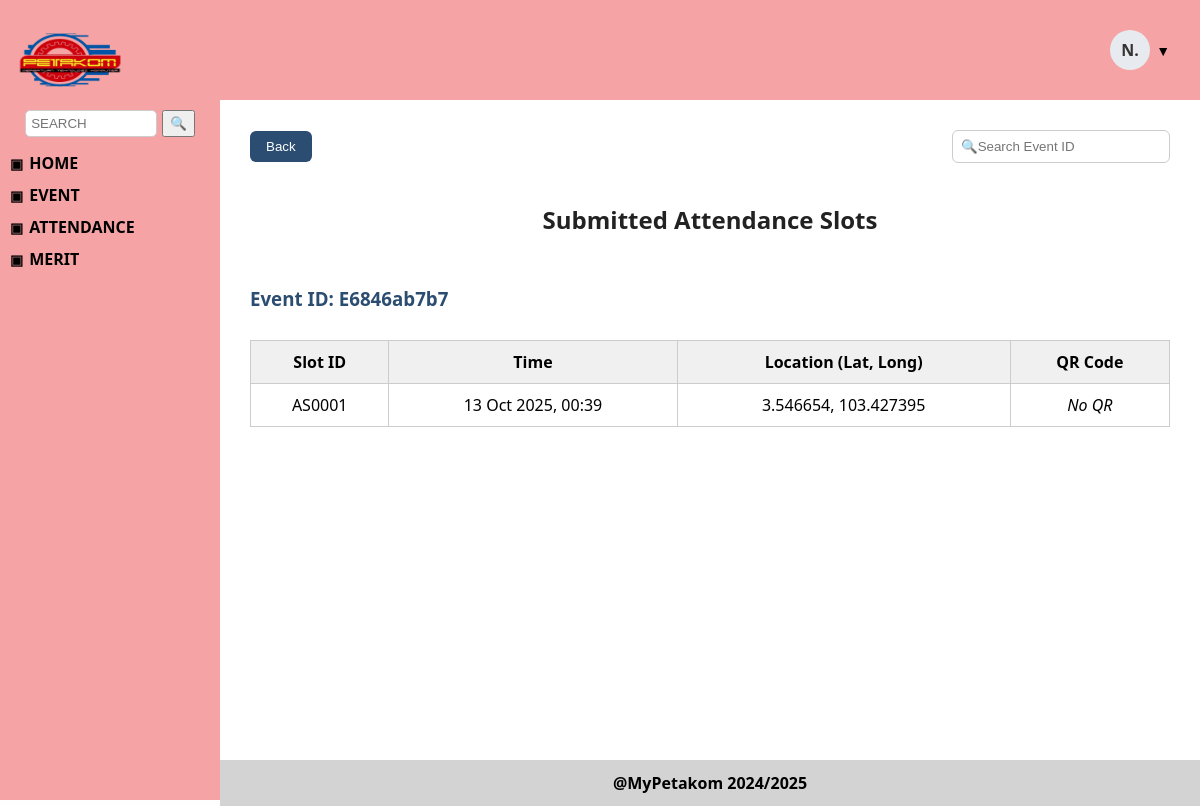
The app's page /viewSlot.php (signed in) with its own data.
### tables this page shows
CREATE TABLE `attendance_slot` (
  `attendanceslot_id` varchar(10) NOT NULL,
  `event_id` varchar(10) NOT NULL,
  `attendanceslot_qr` mediumblob NOT NULL,
  `slot_geolocation` point NOT NULL,
  `slot_time` datetime NOT NULL
);

### viewSlot.php (the view, shortened to what this page needs)
<?php
$conn = mysqli_connect("localhost", "root", "", "mypetakom");
$sql = "SELECT
            attendanceslot_id,
            event_id,
            slot_time,
            ST_X(slot_geolocation) AS latitude,
            ST_Y(slot_geolocation) AS longitude,
            attendanceslot_qr AS qr_code_file
        FROM attendance_slot
        ORDER BY event_id, slot_time";
$result = mysqli_query($conn, $sql);
?>
<!DOCTYPE html>
<html>
<head>
  <link rel="stylesheet" href="STYLE3/attendance.css" />
</head>
<body>
<div class="sidebar">
  <img src="IMAGES/LogoPetakom.png" alt="PETAKOM Logo" />
  <div class="search-box">
    <input type="text" placeholder="SEARCH" />
    <button>🔍</button>
  </div>
  <div class="menu">
    <div class="menu-title" onclick="toggleMenu('home')">HOME</div>
    <div class="menu-title" onclick="toggleMenu('event')">EVENT</div>
    <div class="menu-title" onclick="toggleMenu('attendance')">ATTENDANCE</div>
	    <div class="menu-title" onclick="toggleMenu('merit')">MERIT</div>
  </div>
</div>
<div class="topbar">
  <div class="dropdown">
    <div class="profile-wrapper">
      <div class="profile-circle">N.</div>
      <span class="dropdown-icon">▼</span>
    </div>
  </div>
</div>
<div class="attendance-slot-container">
  <div class="top-controls">
    <button class="back-btn" onclick="window.location.href='attendaceSlot.php'">Back</button>
    <input type="text" id="searchInput" placeholder="🔍Search Event ID" onkeyup="highlightEvent()" />
  </div>
   <h2>Submitted Attendance Slots</h2>
  <?php
  if (mysqli_num_rows($result) > 0) {
      $event_slots = [];
      while ($row = mysqli_fetch_assoc($result)) {
          $event_slots[$row['event_id']][] = $row;
      }
      foreach ($event_slots as $event_id => $slots) {
          echo "<h3 class='event-heading'>Event ID: " . htmlspecialchars($event_id) . "</h3>";
          echo '<table class="attendance-table">
                  <thead>
                    <tr>
                      <th>Slot ID</th>
                      <th>Time</th>
                      <th>Location (Lat, Long)</th>
                      <th>QR Code</th>
                    </tr>
                  </thead>
                  <tbody>';
          foreach ($slots as $slot) {
              echo "<tr>
                      <td>" . htmlspecialchars($slot['attendanceslot_id']) . "</td>
                      <td>" . htmlspecialchars(date("d M Y, H:i", strtotime($slot['slot_time']))) . "</td>
                      <td>" . number_format($slot['latitude'], 6) . ', ' . number_format($slot['longitude'], 6) . "</td>
                      <td>";
              if (!empty($slot['qr_code_file'])) {
                  echo '<img src="uploads/' . htmlspecialchars($slot['qr_code_file']) . '" alt="QR Code">';
              } else {
                  echo '<em>No QR</em>';
              }
              echo "</td></tr>";
          }
          echo '</tbody></table><br>';
      }
  } else {
      echo "<p>No attendance slots found.</p>";
  }
  ?>
</div>
<div class="footer">
  @MyPetakom 2024/2025
</div>
</body>
</html>

### STYLE3/attendance.css (style rules this page uses)
body { margin: 0; font-family: 'Segoe UI', sans-serif; background-color: #fefefe; }
.sidebar { width: 220px; background-color: #F5A3A5; height: 100vh; position: fixed; padding: 10px; box-sizing: border-box; overflow-y: auto; top: 0; left: 0; }
.sidebar img { width: 120px; height: 100px; display: block; }
.search-box { display: flex; justify-content: center; margin-bottom: 15px; }
.search-box input { padding: 5px; border-radius: 5px; border: 1px solid #ccc; width: 120px; margin-right: 5px; }
.menu-title { cursor: pointer; font-weight: bold; margin: 10px 0 5px; display: flex; align-items: center; font-size: 16px; }
.menu-title::before { content: "▣"; margin-right: 6px; font-size: 14px; }
.topbar { background-color: #F5A3A5; height: 100px; margin-left: 220px; display: flex; justify-content: flex-end; align-items: center; padding-right: 30px; position: sticky; top: 0; z-index: 10; }
.profile-wrapper { display: flex; align-items: center; cursor: pointer; }
.profile-circle { width: 40px; height: 40px; border-radius: 50%; background-color: #e7eaee; color: #333; display: flex; align-items: center; justify-content: center; font-weight: bold; font-size: 16px; margin-right: 6px; }
.dropdown-icon { font-size: 14px; color: black; }
.dropdown { position: relative; display: inline-block; }
.attendance-slot-container { margin-left: 220px; padding: 30px; font-family: 'Segoe UI', sans-serif; background-color: #ffffff; min-height: calc(100vh - 140px); box-sizing: border-box; display: flex; flex-direction: column; }
.footer { background-color: #d3d3d3; text-align: center; padding: 12px 10px; font-weight: bold; margin-left: 220px; position: relative; bottom: 0; width: calc(100% - 220px); box-sizing: border-box; }

### viewSlot.php (style rules this page uses)
h2 { text-align: center; margin-bottom: 20px; color: #222; font-weight: 700; font-family: 'Segoe UI', Tahoma, Geneva, Verdana, sans-serif; }
h3 { margin-top: 30px; color: #2b4d71; transition: background-color 0.3s ease; }
.attendance-table { width: 100%; border-collapse: collapse; margin-top: 10px; }
.attendance-table th, .attendance-table td { border: 1px solid #ccc; padding: 10px; text-align: center; }
.attendance-table th { background-color: #f0f0f0; font-weight: bold; }
.back-btn { background-color: #2b4d71; color: white; padding: 8px 16px; border: none; border-radius: 6px; cursor: pointer; }
.top-controls { display: flex; justify-content: space-between; align-items: center; margin-bottom: 20px; }
.top-controls input[type="text"] { padding: 8px; width: 200px; border-radius: 6px; border: 1px solid #ccc; }

### records on screen
attendance_slot: attendanceslot_id "AS0001", slot_time "13 Oct 2025, 00:39", latitude "3.546654", longitude "103.427395", attendanceslot_qr "No QR"

### other values on screen
$event_id "E6846ab7b7"
